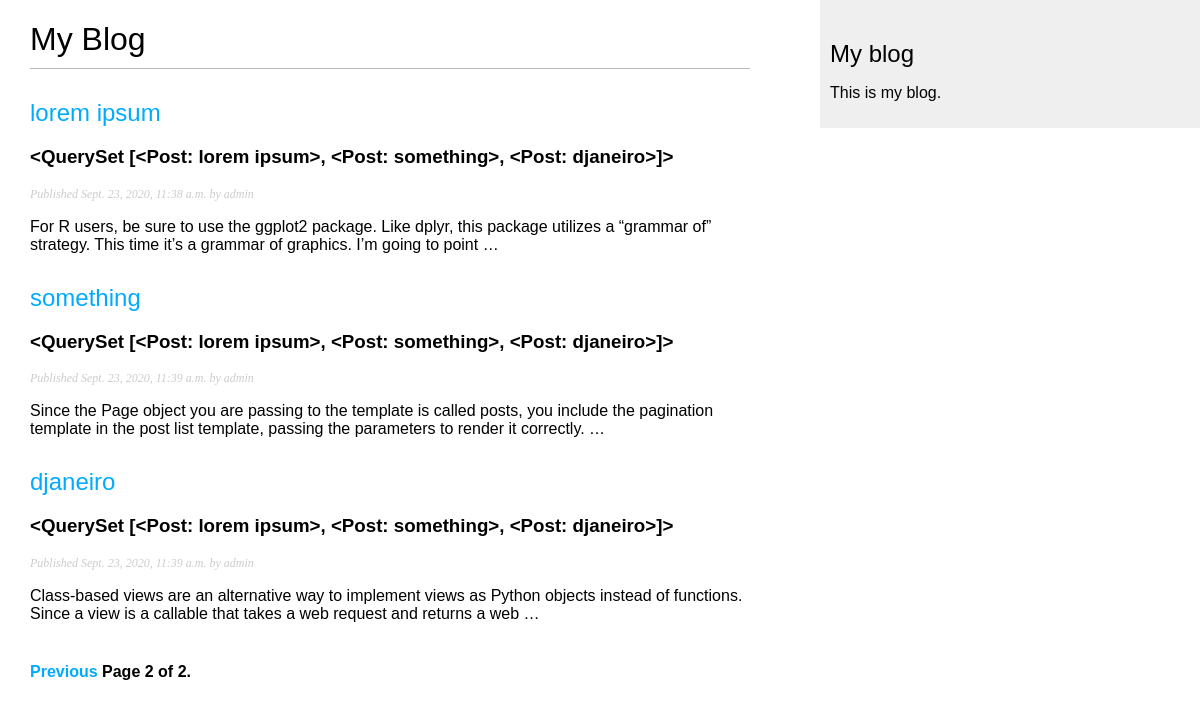
Screenshot of /blog/?page=2 with the database file from the repository.
### blog/models.py (models this page shows)
class Post(models.Model):
	STATUS_CHOICES = (
		('draft', 'Draft'),
		('published', 'Published'),
		)
	title = models.CharField(max_length=250)
	slug = models.SlugField(max_length=250,
							unique_for_date='publish')
	author = models.ForeignKey(User,
							on_delete=models.CASCADE,
							related_name='blog_posts')
	body = models.TextField()
	objects = models.Manager()
	published = PublishedManager()
	publish = models.DateTimeField(default=timezone.now)
	created = models.DateTimeField(auto_now_add=True)
	updated = models.DateTimeField(auto_now=True)
	status = models.CharField(max_length=10,
							  choices=STATUS_CHOICES,
							  default='draft')
	def get_absolute_url(self):
		return reverse('blog:post_detail', args=[self.publish.year,
									   	   self.publish.month,
									       self.publish.day, self.slug])
	class Meta:
		ordering = ('publish',)
	def __str__(self):
		return self.title

### blog/views.py (the view)
# urls.py: path('', views.PostListView.as_view(), name='post_list'),
class PostListView(ListView):
	queryset = Post.published.all()
	context_object_name = 'posts'
	paginate_by = 3
	template_name = 'blog/post/list.html'

### blog/Templates/blog/post/list.html (shortened to what this page needs)
{% extends "blog/base.html" %}
{% block content %}
 <h1>My Blog</h1>
 {% for post in posts %}
 <h2>
 <a href="{{ post.get_absolute_url }}">
 {{ post.title }}
 </a>
 </h2>
 <h3>{{posts}}</h3>
 <p class="date">
 Published {{ post.publish }} by {{ post.author }}
 </p>
 {{ post.body|truncatewords:30|linebreaks }}
 {% endfor %}
 {% include "pagination.html" with page=page_obj %}
{% endblock %}

### blog/static/blog.css (style rules this page uses)
body { margin:0; padding:0; font-family:helvetica, sans-serif; }
a { color:#00abff; text-decoration:none; }
h1 { font-weight:normal; border-bottom:1px solid #bbb; padding:0 0 10px 0; }
h2 { font-weight:normal; margin:30px 0 0; }
p.date { color:#ccc; font-family: georgia, serif; font-size: 12px; font-style: italic; }

### rows the page displays
Post: title "lorem ipsum", title.title "<QuerySet [<Post: lorem ipsum>, <Post: something>, <Post: djaneiro>]>", publish "Sept. 23, 2020, 11:38 a.m.", author "admin", body "For R users, be sure to use the ggplot2 package. Like dplyr, this package utilizes a “grammar of” strategy. This time it’s a grammar of graphics. I’m going to point …"
Post: title "something", publish "Sept. 23, 2020, 11:39 a.m.", author "admin", body "Since the Page object you are passing to the template is called posts, you include the pagination template in the post list template, passing the parameters to render it correctly. …"
Post: title "djaneiro", publish "Sept. 23, 2020, 11:39 a.m.", author "admin", body "Class-based views are an alternative way to implement views as Python objects instead of functions. Since a view is a callable that takes a web request and returns a web …"

### other values shown
{{ page.number }} "2"
{{ page.paginator.num_pages }} "2"
